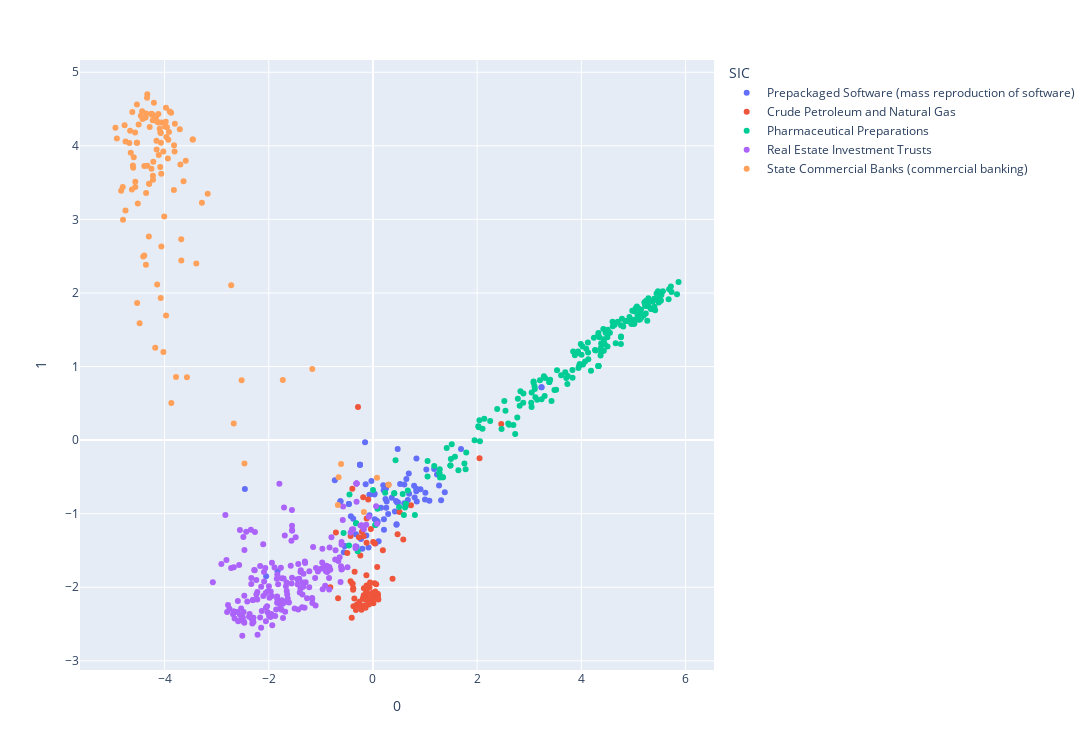

Write notebook code for a chart like this one.
### Code cell
plot_cos = visualize(cosine_sim, cosine_sim.index, df['SIC_desc'])

### Figure 1 — Plotly figure (JSON) as saved in the notebook; plotly's stock layout.template omitted (floating-point values rounded to 4 significant figures; data arrays with more than 128 entries replaced by an {"elided": "..."} marker saying what was removed)
{"data": [{"customdata": [["Prepackaged Software (mass reproduction of software)"], ["Prepackaged Software (mass reproduction of software)"], ["Prepackaged Software (mass reproduction of software)"], ["Prepackaged Software (mass reproduction of software)"], ["Prepackaged Software (mass reproduction of software)"], ["Prepackaged Software (mass reproduction of software)"], ["Prepackaged Software (mass reproduction of software)"], ["Prepackaged Software (mass reproduction of software)"], ["Prepackaged Software (mass reproduction of software)"], ["Prepackaged Software (mass reproduction of software)"], ["Prepackaged Software (mass reproduction of software)"], ["Prepackaged Software (mass reproduction of software)"], ["Prepackaged Software (mass reproduction of software)"], ["Prepackaged Software (mass reproduction of software)"], ["Prepackaged Software (mass reproduction of software)"], ["Prepackaged Software (mass reproduction of software)"], ["Prepackaged Software (mass reproduction of software)"], ["Prepackaged Software (mass reproduction of software)"], ["Prepackaged Software (mass reproduction of software)"], ["Prepackaged Software (mass reproduction of software)"], ["Prepackaged Software (mass reproduction of software)"], ["Prepackaged Software (mass reproduction of software)"], ["Prepackaged Software (mass reproduction of software)"], ["Prepackaged Software (mass reproduction of software)"], ["Prepackaged Software (mass reproduction of software)"], ["Prepackaged Software (mass reproduction of software)"], ["Prepackaged Software (mass reproduction of software)"], ["Prepackaged Software (mass reproduction of software)"], ["Prepackaged Software (mass reproduction of software)"], ["Prepackaged Software (mass reproduction of software)"], ["Prepackaged Software (mass reproduction of software)"], ["Prepackaged Software (mass reproduction of software)"], ["Prepackaged Software (mass reproduction of software)"], ["Prepackaged Software (mass reproduction of software)"], ["Prepackaged Software (mass reproduction of software)"], ["Prepackaged Software (mass reproduction of software)"], ["Prepackaged Software (mass reproduction of software)"], ["Prepackaged Software (mass reproduction of software)"], ["Prepackaged Software (mass reproduction of software)"], ["Prepackaged Software (mass reproduction of software)"], ["Prepackaged Software (mass reproduction of software)"], ["Prepackaged Software (mass reproduction of software)"], ["Prepackaged Software (mass reproduction of software)"], ["Prepackaged Software (mass reproduction of software)"], ["Prepackaged Software (mass reproduction of software)"], ["Prepackaged Software (mass reproduction of software)"], ["Prepackaged Software (mass reproduction of software)"], ["Prepackaged Software (mass reproduction of software)"], ["Prepackaged Software (mass reproduction of software)"], ["Prepackaged Software (mass reproduction of software)"], ["Prepackaged Software (mass reproduction of software)"], ["Prepackaged Software (mass reproduction of software)"], ["Prepackaged Software (mass reproduction of software)"], ["Prepackaged Software (mass reproduction of software)"], ["Prepackaged Software (mass reproduction of software)"], ["Prepackaged Software (mass reproduction of software)"], ["Prepackaged Software (mass reproduction of software)"], ["Prepackaged Software (mass reproduction of software)"], ["Prepackaged Software (mass reproduction of software)"], ["Prepackaged Software (mass reproduction of software)"], ["Prepackaged Software (mass reproduction of software)"], ["Prepackaged Software (mass reproduction of software)"], ["Prepackaged Software (mass reproduction of software)"], ["Prepackaged Software (mass reproduction of software)"], ["Prepackaged Software (mass reproduction of software)"], ["Prepackaged Software (mass reproduction of software)"], ["Prepackaged Software (mass reproduction of software)"], ["Prepackaged Software (mass reproduction of software)"], ["Prepackaged Software (mass reproduction of software)"], ["Prepackaged Software (mass reproduction of software)"], ["Prepackaged Software (mass reproduction of software)"], ["Prepackaged Software (mass reproduction of software)"], ["Prepackaged Software (mass reproduction of software)"], ["Prepackaged Software (mass reproduction of software)"], ["Prepackaged Software (mass reproduction of software)"], ["Prepackaged Software (mass reproduction of software)"], ["Prepackaged Software (mass reproduction of software)"], ["Prepackaged Software (mass reproduction of software)"], ["Prepackaged Software (mass reproduction of software)"], ["Prepackaged Software (mass reproduction of software)"]], "hovertemplate": "SIC=Prepackaged Software (mass reproduction of software)<br>0=%{x}<br>1=%{y}<br>Name=%{customdata[0]}<extra></extra>", "legendgroup": "Prepackaged Software (mass reproduction of software)", "marker": {"color": "#636efa", "symbol": "circle"}, "mode": "markers", "name": "Prepackaged Software (mass reproduction of software)", "orientation": "v", "showlegend": true, "type": "scatter", "x": [0.999, 0.2634, 0.4214, 0.8409, -0.314, 0.4438, 0.2446, 0.2446, -0.2038, 0.4801, 0.6025, 1.083, 0.2056, -0.1277, 0.1978, 0.7898, -0.732, 0.2403, 0.02629, 0.03519, 0.4668, 0.3617, 3.236, 3.236, -0.6236, -0.6236, -0.5426, -0.5426, 0.05191, 0.2546, -0.2299, 1.269, -0.3792, 0.5218, 1.174, 0.4533, 0.1542, 0.8315, -0.2488, -0.2488, -0.2488, -0.03031, -2.05, -0.1519, -0.08493, 1.006, -0.3268, 0.9117, 1.308, -0.4242, -0.1399, 0.2107, -2.459, 0.2922, 1.69, 0.4526, 0.03232, 0.6946, 0.2117, 1.229, 0.642, 0.07497, -0.06834, 0.8319, 0.09182, -0.0666, 0.1094, 0.4745, 0.835, 0.6694, 0.8007, -1.831, -0.5602, 1.025, -0.4623, -0.4623, 0.6346, 0.6002, 0.6878, 1.379], "xaxis": "x", "y": [-0.8081, -0.8345, -0.9701, -0.835, -1.449, -0.8291, -0.6564, -0.6564, -1.477, -0.8437, -0.6038, -0.8228, -0.6823, -1.297, -0.6149, -0.621, -0.547, -0.7992, -0.7382, -1.075, -0.8474, -0.7826, 0.7186, 0.7186, -0.8313, -0.8313, -1.44, -1.44, -1.401, -0.9207, -1.344, -0.6158, -1.068, -0.5971, -0.391, -1.143, -0.9203, -0.6623, -0.3356, -0.3356, -0.3356, -0.5568, -1.85, -0.02938, -1.458, -0.7153, -1.28, -0.6689, -0.8169, -1.034, -0.6013, -1.077, -0.6639, -1.006, -0.1215, -1.151, -0.7276, -0.7283, -1.217, -0.4666, -0.527, -1.096, -0.7439, -0.6934, -1.113, -1.023, -1.374, -0.1202, -0.2498, -0.815, -0.7799, -1.783, -1.524, -0.401, -0.869, -0.869, -0.8919, -0.8586, -0.454, -0.7089], "yaxis": "y"}, {"customdata": [["Crude Petroleum and Natural Gas"], ["Crude Petroleum and Natural Gas"], ["Crude Petroleum and Natural Gas"], ["Crude Petroleum and Natural Gas"], ["Crude Petroleum and Natural Gas"], ["Crude Petroleum and Natural Gas"], ["Crude Petroleum and Natural Gas"], ["Crude Petroleum and Natural Gas"], ["Crude Petroleum and Natural Gas"], ["Crude Petroleum and Natural Gas"], ["Crude Petroleum and Natural Gas"], ["Crude Petroleum and Natural Gas"], ["Crude Petroleum and Natural Gas"], ["Crude Petroleum and Natural Gas"], ["Crude Petroleum and Natural Gas"], ["Crude Petroleum and Natural Gas"], ["Crude Petroleum and Natural Gas"], ["Crude Petroleum and Natural Gas"], ["Crude Petroleum and Natural Gas"], ["Crude Petroleum and Natural Gas"], ["Crude Petroleum and Natural Gas"], ["Crude Petroleum and Natural Gas"], ["Crude Petroleum and Natural Gas"], ["Crude Petroleum and Natural Gas"], ["Crude Petroleum and Natural Gas"], ["Crude Petroleum and Natural Gas"], ["Crude Petroleum and Natural Gas"], ["Crude Petroleum and Natural Gas"], ["Crude Petroleum and Natural Gas"], ["Crude Petroleum and Natural Gas"], ["Crude Petroleum and Natural Gas"], ["Crude Petroleum and Natural Gas"], ["Crude Petroleum and Natural Gas"], ["Crude Petroleum and Natural Gas"], ["Crude Petroleum and Natural Gas"], ["Crude Petroleum and Natural Gas"], ["Crude Petroleum and Natural Gas"], ["Crude Petroleum and Natural Gas"], ["Crude Petroleum and Natural Gas"], ["Crude Petroleum and Natural Gas"], ["Crude Petroleum and Natural Gas"], ["Crude Petroleum and Natural Gas"], ["Crude Petroleum and Natural Gas"], ["Crude Petroleum and Natural Gas"], ["Crude Petroleum and Natural Gas"], ["Crude Petroleum and Natural Gas"], ["Crude Petroleum and Natural Gas"], ["Crude Petroleum and Natural Gas"], ["Crude Petroleum and Natural Gas"], ["Crude Petroleum and Natural Gas"], ["Crude Petroleum and Natural Gas"], ["Crude Petroleum and Natural Gas"], ["Crude Petroleum and Natural Gas"], ["Crude Petroleum and Natural Gas"], ["Crude Petroleum and Natural Gas"], ["Crude Petroleum and Natural Gas"], ["Crude Petroleum and Natural Gas"], ["Crude Petroleum and Natural Gas"], ["Crude Petroleum and Natural Gas"], ["Crude Petroleum and Natural Gas"], ["Crude Petroleum and Natural Gas"], ["Crude Petroleum and Natural Gas"], ["Crude Petroleum and Natural Gas"], ["Crude Petroleum and Natural Gas"], ["Crude Petroleum and Natural Gas"], ["Crude Petroleum and Natural Gas"], ["Crude Petroleum and Natural Gas"], ["Crude Petroleum and Natural Gas"], ["Crude Petroleum and Natural Gas"], ["Crude Petroleum and Natural Gas"], ["Crude Petroleum and Natural Gas"], ["Crude Petroleum and Natural Gas"], ["Crude Petroleum and Natural Gas"], ["Crude Petroleum and Natural Gas"], ["Crude Petroleum and Natural Gas"], ["Crude Petroleum and Natural Gas"], ["Crude Petroleum and Natural Gas"], ["Crude Petroleum and Natural Gas"], ["Crude Petroleum and Natural Gas"], ["Crude Petroleum and Natural Gas"]], "hovertemplate": "SIC=Crude Petroleum and Natural Gas<br>0=%{x}<br>1=%{y}<br>Name=%{customdata[0]}<extra></extra>", "legendgroup": "Crude Petroleum and Natural Gas", "marker": {"color": "#EF553B", "symbol": "circle"}, "mode": "markers", "name": "Crude Petroleum and Natural Gas", "orientation": "v", "showlegend": true, "type": "scatter", "x": [-0.01102, 0.08155, 2.462, -0.287, -0.1227, -0.09152, -0.3959, -0.7111, -0.4288, 0.09617, -0.1871, -0.06894, 0.005571, 0.09465, 0.0356, 0.511, 0.06234, 0.09054, 0.03101, 0.04953, -0.3744, -0.06708, 0.2983, -0.1221, 2.046, -0.00729, 0.008538, -0.1689, -0.4073, 0.0156, 0.04346, -0.6697, -0.1224, -0.008695, -0.2689, -0.8187, 0.3764, -0.3787, -0.1946, -0.2421, -0.1258, -0.1416, -0.3932, -0.3932, -0.1115, -0.1062, -0.2323, 0.004081, 0.07361, 0.003191, -0.01213, 0.5824, -0.1803, -0.3517, 0.4729, -0.2598, -0.3074, 0.01529, -0.00399, -0.1095, -0.06756, -0.3805, -0.03965, -0.1213, -0.1774, 0.7301, -0.2118, 0.1037, -0.07735, -0.4298, -0.05546, -0.1327, -0.1742, -0.3569, 0.1901, -0.3265, -0.1537, -0.493, -0.2203, -0.2693], "xaxis": "x", "y": [-2.159, -1.724, 0.2205, 0.4497, -1.976, -0.806, -0.6607, -1.255, -1.302, -2.105, -0.7757, -2.149, -2.111, -2.133, -1.406, -0.9778, -1.96, -2.088, -1.946, -2.129, -2.257, -2.004, -0.6071, -2.053, -0.2467, -2.207, -2.217, -2.247, -2.414, -2.089, -2.059, -2.148, -1.395, -2.155, -1.322, -2.001, -1.884, -2.014, -2.152, -1.568, -1.836, -2.277, -1.953, -1.953, -2.178, -2.151, -2.255, -1.384, -2.095, -2.162, -2.129, -1.35, -1.306, -1.788, -1.278, -2.199, -2.234, -2.082, -2.074, -2.081, -2.199, -2.035, -1.209, -1.066, -2.109, -0.8847, -1.245, -2.166, -2.234, -1.917, -1.935, -2.078, -2.015, -2.153, -1.497, -2.31, -2.164, -1.535, -2.304, -2.252], "yaxis": "y"}, {"customdata": {"elided": "208x1 str values"}, "hovertemplate": "SIC=Pharmaceutical Preparations<br>0=%{x}<br>1=%{y}<br>Name=%{customdata[0]}<extra></extra>", "legendgroup": "Pharmaceutical Preparations", "marker": {"color": "#00cc96", "symbol": "circle"}, "mode": "markers", "name": "Pharmaceutical Preparations", "orientation": "v", "showlegend": true, "type": "scatter", "x": {"elided": "208 float values"}, "xaxis": "x", "y": {"elided": "208 float values"}, "yaxis": "y"}, {"customdata": {"elided": "191x1 str values"}, "hovertemplate": "SIC=Real Estate Investment Trusts<br>0=%{x}<br>1=%{y}<br>Name=%{customdata[0]}<extra></extra>", "legendgroup": "Real Estate Investment Trusts", "marker": {"color": "#ab63fa", "symbol": "circle"}, "mode": "markers", "name": "Real Estate Investment Trusts", "orientation": "v", "showlegend": true, "type": "scatter", "x": {"elided": "191 float values"}, "xaxis": "x", "y": {"elided": "191 float values"}, "yaxis": "y"}, {"customdata": [["State Commercial Banks (commercial banking)"], ["State Commercial Banks (commercial banking)"], ["State Commercial Banks (commercial banking)"], ["State Commercial Banks (commercial banking)"], ["State Commercial Banks (commercial banking)"], ["State Commercial Banks (commercial banking)"], ["State Commercial Banks (commercial banking)"], ["State Commercial Banks (commercial banking)"], ["State Commercial Banks (commercial banking)"], ["State Commercial Banks (commercial banking)"], ["State Commercial Banks (commercial banking)"], ["State Commercial Banks (commercial banking)"], ["State Commercial Banks (commercial banking)"], ["State Commercial Banks (commercial banking)"], ["State Commercial Banks (commercial banking)"], ["State Commercial Banks (commercial banking)"], ["State Commercial Banks (commercial banking)"], ["State Commercial Banks (commercial banking)"], ["State Commercial Banks (commercial banking)"], ["State Commercial Banks (commercial banking)"], ["State Commercial Banks (commercial banking)"], ["State Commercial Banks (commercial banking)"], ["State Commercial Banks (commercial banking)"], ["State Commercial Banks (commercial banking)"], ["State Commercial Banks (commercial banking)"], ["State Commercial Banks (commercial banking)"], ["State Commercial Banks (commercial banking)"], ["State Commercial Banks (commercial banking)"], ["State Commercial Banks (commercial banking)"], ["State Commercial Banks (commercial banking)"], ["State Commercial Banks (commercial banking)"], ["State Commercial Banks (commercial banking)"], ["State Commercial Banks (commercial banking)"], ["State Commercial Banks (commercial banking)"], ["State Commercial Banks (commercial banking)"], ["State Commercial Banks (commercial banking)"], ["State Commercial Banks (commercial banking)"], ["State Commercial Banks (commercial banking)"], ["State Commercial Banks (commercial banking)"], ["State Commercial Banks (commercial banking)"], ["State Commercial Banks (commercial banking)"], ["State Commercial Banks (commercial banking)"], ["State Commercial Banks (commercial banking)"], ["State Commercial Banks (commercial banking)"], ["State Commercial Banks (commercial banking)"], ["State Commercial Banks (commercial banking)"], ["State Commercial Banks (commercial banking)"], ["State Commercial Banks (commercial banking)"], ["State Commercial Banks (commercial banking)"], ["State Commercial Banks (commercial banking)"], ["State Commercial Banks (commercial banking)"], ["State Commercial Banks (commercial banking)"], ["State Commercial Banks (commercial banking)"], ["State Commercial Banks (commercial banking)"], ["State Commercial Banks (commercial banking)"], ["State Commercial Banks (commercial banking)"], ["State Commercial Banks (commercial banking)"], ["State Commercial Banks (commercial banking)"], ["State Commercial Banks (commercial banking)"], ["State Commercial Banks (commercial banking)"], ["State Commercial Banks (commercial banking)"], ["State Commercial Banks (commercial banking)"], ["State Commercial Banks (commercial banking)"], ["State Commercial Banks (commercial banking)"], ["State Commercial Banks (commercial banking)"], ["State Commercial Banks (commercial banking)"], ["State Commercial Banks (commercial banking)"], ["State Commercial Banks (commercial banking)"], ["State Commercial Banks (commercial banking)"], ["State Commercial Banks (commercial banking)"], ["State Commercial Banks (commercial banking)"], ["State Commercial Banks (commercial banking)"], ["State Commercial Banks (commercial banking)"], ["State Commercial Banks (commercial banking)"], ["State Commercial Banks (commercial banking)"], ["State Commercial Banks (commercial banking)"], ["State Commercial Banks (commercial banking)"], ["State Commercial Banks (commercial banking)"], ["State Commercial Banks (commercial banking)"], ["State Commercial Banks (commercial banking)"], ["State Commercial Banks (commercial banking)"], ["State Commercial Banks (commercial banking)"], ["State Commercial Banks (commercial banking)"], ["State Commercial Banks (commercial banking)"], ["State Commercial Banks (commercial banking)"], ["State Commercial Banks (commercial banking)"], ["State Commercial Banks (commercial banking)"], ["State Commercial Banks (commercial banking)"], ["State Commercial Banks (commercial banking)"], ["State Commercial Banks (commercial banking)"], ["State Commercial Banks (commercial banking)"], ["State Commercial Banks (commercial banking)"], ["State Commercial Banks (commercial banking)"], ["State Commercial Banks (commercial banking)"], ["State Commercial Banks (commercial banking)"], ["State Commercial Banks (commercial banking)"], ["State Commercial Banks (commercial banking)"], ["State Commercial Banks (commercial banking)"], ["State Commercial Banks (commercial banking)"], ["State Commercial Banks (commercial banking)"], ["State Commercial Banks (commercial banking)"], ["State Commercial Banks (commercial banking)"], ["State Commercial Banks (commercial banking)"], ["State Commercial Banks (commercial banking)"], ["State Commercial Banks (commercial banking)"], ["State Commercial Banks (commercial banking)"], ["State Commercial Banks (commercial banking)"], ["State Commercial Banks (commercial banking)"], ["State Commercial Banks (commercial banking)"], ["State Commercial Banks (commercial banking)"], ["State Commercial Banks (commercial banking)"], ["State Commercial Banks (commercial banking)"], ["State Commercial Banks (commercial banking)"], ["State Commercial Banks (commercial banking)"], ["State Commercial Banks (commercial banking)"], ["State Commercial Banks (commercial banking)"]], "hovertemplate": "SIC=State Commercial Banks (commercial banking)<br>0=%{x}<br>1=%{y}<br>Name=%{customdata[0]}<extra></extra>", "legendgroup": "State Commercial Banks (commercial banking)", "marker": {"color": "#FFA15A", "symbol": "circle"}, "mode": "markers", "name": "State Commercial Banks (commercial banking)", "orientation": "v", "showlegend": true, "type": "scatter", "x": [-4.024, -3.678, -3.87, -4.619, -4.388, -4.331, -3.989, -2.521, -4.006, -3.459, -3.459, -0.1746, -4.422, -4.648, -4.222, -3.818, -4.142, -4.351, -4.223, -4.111, -4.295, -4.295, -3.965, -4.834, -4.526, -4.455, -2.672, -4.602, -3.973, -4.119, -3.172, -4.592, -4.061, -4.062, -4.063, -4.362, -4.566, -4.803, -4.409, -2.721, -4.022, -0.6729, -4.675, -4.354, -4.216, -0.6121, -4.301, -3.978, -4.227, -4.661, -4.204, -3.937, -3.875, -3.821, -3.802, -4.562, -4.607, -3.68, -4.249, -4.249, -4.251, -4.229, -4.915, -4.797, -3.899, -4.53, -4.479, -3.954, -4.083, -2.466, -4.094, -4.152, -4.43, -4.073, -3.39, -4.162, -4.249, -3.593, -4.073, 0.2983, -3.708, -4.332, -4.118, -3.57, -4.627, -4.531, -4.531, -4.498, 0.07829, -3.807, -1.731, -4.358, -4.766, -4.08, -4.75, -4.513, -4.179, -3.928, -4.561, -4.166, -4.155, -3.97, -4.748, -4.148, -4.389, -3.636, -1.165, -4.07, -3.78, -0.6593, -4.336, -3.696, -3.915, -4.286, -3.283, -4.943], "xaxis": "x", "y": [3.924, 2.443, 0.5052, 4.459, 3.727, 4.701, 4.262, 0.813, 3.039, 4.086, 4.086, -0.976, 4.365, 3.905, 3.538, 4.009, 2.115, 4.439, 3.592, 3.875, 3.486, 3.486, 4.122, 3.388, 1.863, 4.408, 0.2272, 3.703, 4.519, 4.432, 3.348, 3.846, 2.633, 4.317, 3.62, 4.385, 4.18, 3.441, 2.497, 2.105, 1.199, -0.881, 4.039, 3.359, 3.784, -0.3252, 2.766, 4.328, 4.349, 4.204, 4.587, 3.826, 4.449, 3.4, 4.301, 3.441, 3.731, 2.732, 4.429, 4.429, 3.687, 4.417, 4.099, 2.996, 4.465, 4.563, 1.589, 4.253, 3.712, -0.3184, 4.233, 3.951, 4.469, 4.174, 2.402, 4.397, 4.436, 3.796, 1.932, -0.6071, 4.225, 3.728, 4.316, 0.8528, 3.407, 4.041, 4.041, 4.29, -0.513, 3.924, 0.8159, 2.384, 4.28, 4.18, 3.12, 3.215, 1.254, 4.084, 3.513, 4.344, 4.071, 1.694, 4.058, 4.335, 2.508, 3.518, 0.9664, 4.041, 0.8592, -0.5063, 4.654, 3.747, 4.188, 4.256, 3.225, 4.247], "yaxis": "y"}], "layout": {"height": 750, "legend": {"title": {"text": "SIC"}, "tracegroupgap": 0}, "margin": {"t": 60}, "width": 1200, "xaxis": {"anchor": "y", "domain": [0, 1], "title": {"text": "0"}}, "yaxis": {"anchor": "x", "domain": [0, 1], "title": {"text": "1"}}}}
